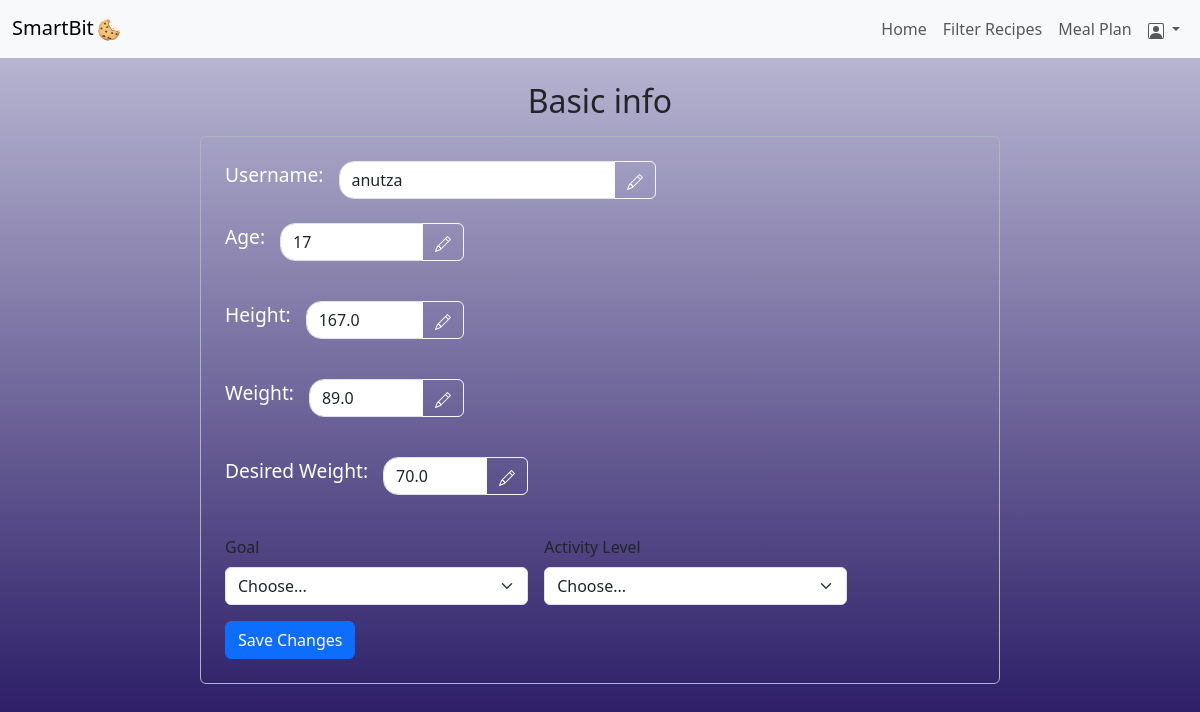
The page /profile (signed in) on the database as committed earlier.
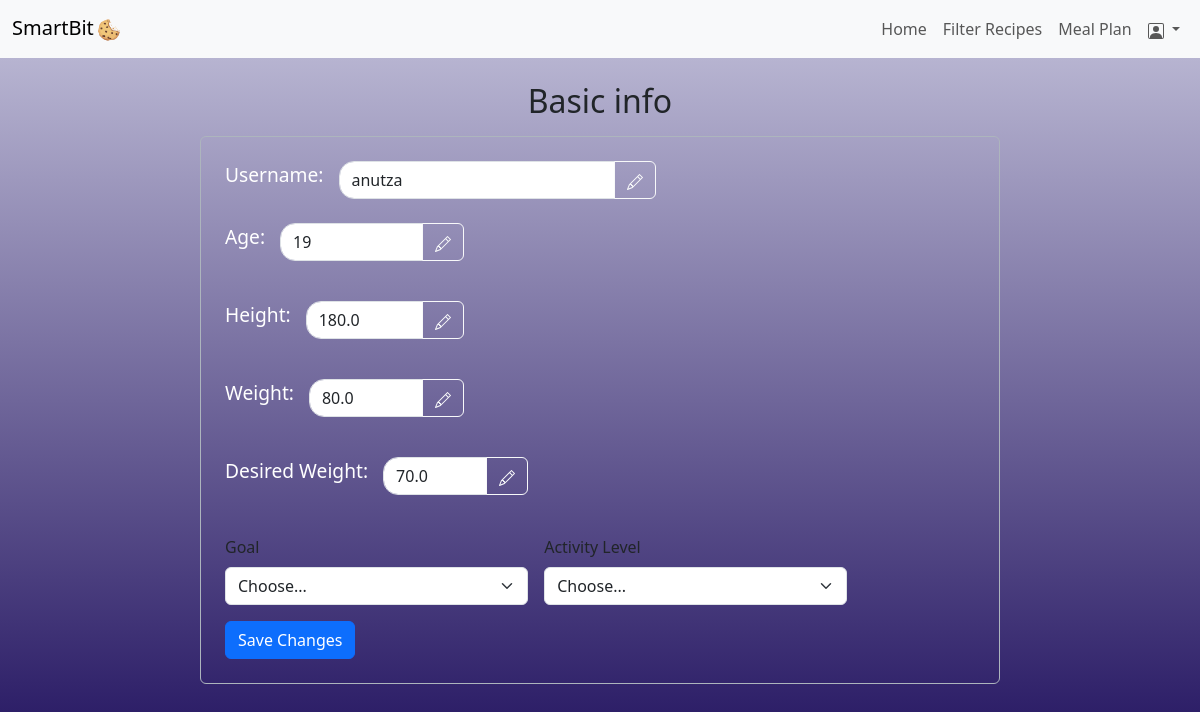
The same page on the database as committed later.
### tables this page shows
CREATE TABLE users (                user_id INTEGER PRIMARY KEY AUTOINCREMENT,                name TEXT NOT NULL,                username TEXT,                email TEXT NOT NULL UNIQUE,                password TEXT NOT NULL,                age INTEGER NOT NULL,                gender TEXT NOT NULL,                caloric_goal INTEGER NOT NULL,                height REAL NOT NULL,                weight REAL NOT NULL,                weight_goal REAL NOT NULL,                activity TEXT NOT NULL,                recommended_calories REAL NOT NULL);

### app.py (the view, shortened to what this page needs)
@app.route('/profile', methods=['GET', 'POST'])
def profile():
    user_id = session['user_id']
    connection = sqlite3.connect("database.db")
    cursor = connection.cursor()
    cursor.execute("SELECT * FROM users WHERE user_id = ?", (user_id,))
    user_info = cursor.fetchone()
    connection.commit()
    connection.close()
    return render_template('profile.html', user_info=user_info)

### templates/profile.html (shortened to what this page needs)
<!DOCTYPE html>
<html lang="en">
<head>
    <link href="https://cdn.jsdelivr.net/npm/bootstrap@5.3.0-alpha1/dist/css/bootstrap.min.css" rel="stylesheet">
    <link rel="stylesheet" href="{{ url_for('static', filename='css/styles.css') }}">
</head>
<body class = "body-home">
    {% include 'navbar_logged_in.html' %}
    <h2 class="text-center mt-4"> Basic info</h2>
    <div class="d-flex justify-content-center align-items-center vh-50">
    <div class="form-container border border-dark-subtle rounded p-4 mt-2" style="width: 100%; max-width: 800px;">
        <form class="row g-3" action="{{ url_for('profile') }}" method="POST">
            <div class="col-md-7">
                <div class="input-group mb-2">
                    <label class="form-label me-3" style="color: white; font-size: larger;">Username:</label>
                    <input name="username" id="usernameInput" type="text" class="form-control" placeholder="@{{user_info[2]}}" aria-label="Recipient's username" style="border-top-left-radius: 15px; border-bottom-left-radius: 15px;" value="{{user_info[2]}}" readonly>
                    <button class="btn btn-outline-light" type="button" id="userButton">
                    </button>
                </div>
            </div>
            <div class="col-md-5"></div>
            <div class="col-md-4">
                <div class="input-group mb-4">
                    <label class="form-label me-3" style="color: white; font-size: larger;">Age:</label>
                    <input name="age" id="ageInput" type="text" class="form-control" placeholder="{{user_info[5]}}" aria-label="Recipient's age" style="border-top-left-radius: 15px; border-bottom-left-radius: 15px;" value="{{user_info[5]}}" readonly>
                    <button class="btn btn-outline-light" type="button" id="ageButton"></button>
                </div>
            </div>
            <div class="col-md-8"></div>
            <div class="col-md-4">
                <div class="input-group mb-4">
                    <label class="form-label me-3" style="color: white; font-size: larger;">Height:</label>
                    <input name="height" id="heightInput" type="text" class="form-control" placeholder="{{user_info[8]}} cm" aria-label="Recipient's height" style="border-top-left-radius: 15px; border-bottom-left-radius: 15px;" value="{{user_info[8]}}"readonly>
                    <button class="btn btn-outline-light" type="button" id="heightButton"></button>
                </div>
            </div>
            <div class="col-md-8"></div>
            <div class="col-md-4">
                <div class="input-group mb-4">
                    <label class="form-label me-3" style="color: white; font-size: larger;">Weight:</label>
                    <input name="weight" id="weightInput"type="text" class="form-control" placeholder="{{user_info[9]}} kg" aria-label="Recipient's weight" style="border-top-left-radius: 15px; border-bottom-left-radius: 15px;" value="{{user_info[9]}}" readonly>
                    <button class="btn btn-outline-light" type="button" id="weightButton"></button>
                </div>
            </div>
            <div class="col-md-8"></div>
            <div class="col-md-5">
                <div class="input-group mb-4">
                    <label class="form-label me-3" style="color: white; font-size: larger;">Desired Weight:</label>
                    <input name="weight_goal" id="desiredWeightInput" type="text" class="form-control" placeholder="{{user_info[10]}} kg" aria-label="Recipient's weight" style="border-top-left-radius: 15px; border-bottom-left-radius: 15px;" value="{{user_info[10]}}" readonly>
                    <button class="btn btn-outline-light" type="button" id="desiredWeightButton"></button>
                </div>
            </div>
            <div class="col-md-7"></div>
            <div class="col-md-5">
                <label for="validationServer04" class="form-label">Goal</label>
                <select name="goal" class="form-select" value="{{user_info[7]}}" required>
                    <option selected disabled value="">Choose...</option>
                </select>
            </div>
            <div class="col-md-5">
                <label for="validationServer04" class="form-label">Activity Level</label>
                <select name="activity" class="form-select" value="{{user_info[11]}}" required>
                    <option selected disabled value="">Choose...</option>
                </select>
            </div>
            <div class="col-12">
                <button class="btn btn-primary" type="submit">Save Changes</button>
            </div>
        </form>
    </div>
</div>
</body>
</html>

### templates/navbar_logged_in.html (shortened to what this page needs)
<nav class="navbar navbar-expand-lg navbar-light bg-light">
    <div class="container-fluid">
        <a class="navbar-brand" href="{{ url_for('home_logged_in') }}">
            SmartBit<span class="cookie-logo"><img src="{{ url_for('static', filename='images/cookie_logo.png')}}" alt="Cookie"></span>
        </a>
        <div class="collapse navbar-collapse" id="navbarNav">
            <ul class="navbar-nav ms-auto">
                <li class="nav-item">
                    <a class="nav-link {% if request.endpoint == 'home_logged_in' %}active{% endif %}" href="{{ url_for('home_logged_in') }}">Home</a>
                </li>
                <li class="nav-item">
                    <a class="nav-link {% if request.endpoint == 'browse_recipes' %}active{% endif %}" href="{{ url_for('browse_recipes') }}">Filter Recipes</a>
                </li>
                <li class="nav-item">
                    <a class="nav-link {% if request.endpoint == 'meal_plan' %}active{% endif %}" href="{{ url_for('meal_plan') }}">Meal Plan</a>
                </li>
                <li class="nav-item dropdown">
                    <a class="nav-link dropdown-toggle" href="#" role="button" data-bs-toggle="dropdown" aria-expanded="false">
                    </a>
                  </li>
            </ul>
        </div>
    </div>
</nav>

### static/css/styles.css (style rules this page uses)
.body-home { background: linear-gradient(to bottom, #c3c1da, #1b0b5a); min-height: 100vh; background-size: cover; }
.cookie-logo img { width: 30px; height: auto; max-width: 100%; display: inline-block; vertical-align: middle; }

Rows that differ between the two databases and show on the page:
changed users "anutza": age "17" → "19"; height "167.0" → "180.0"; weight "89.0" → "80.0"
